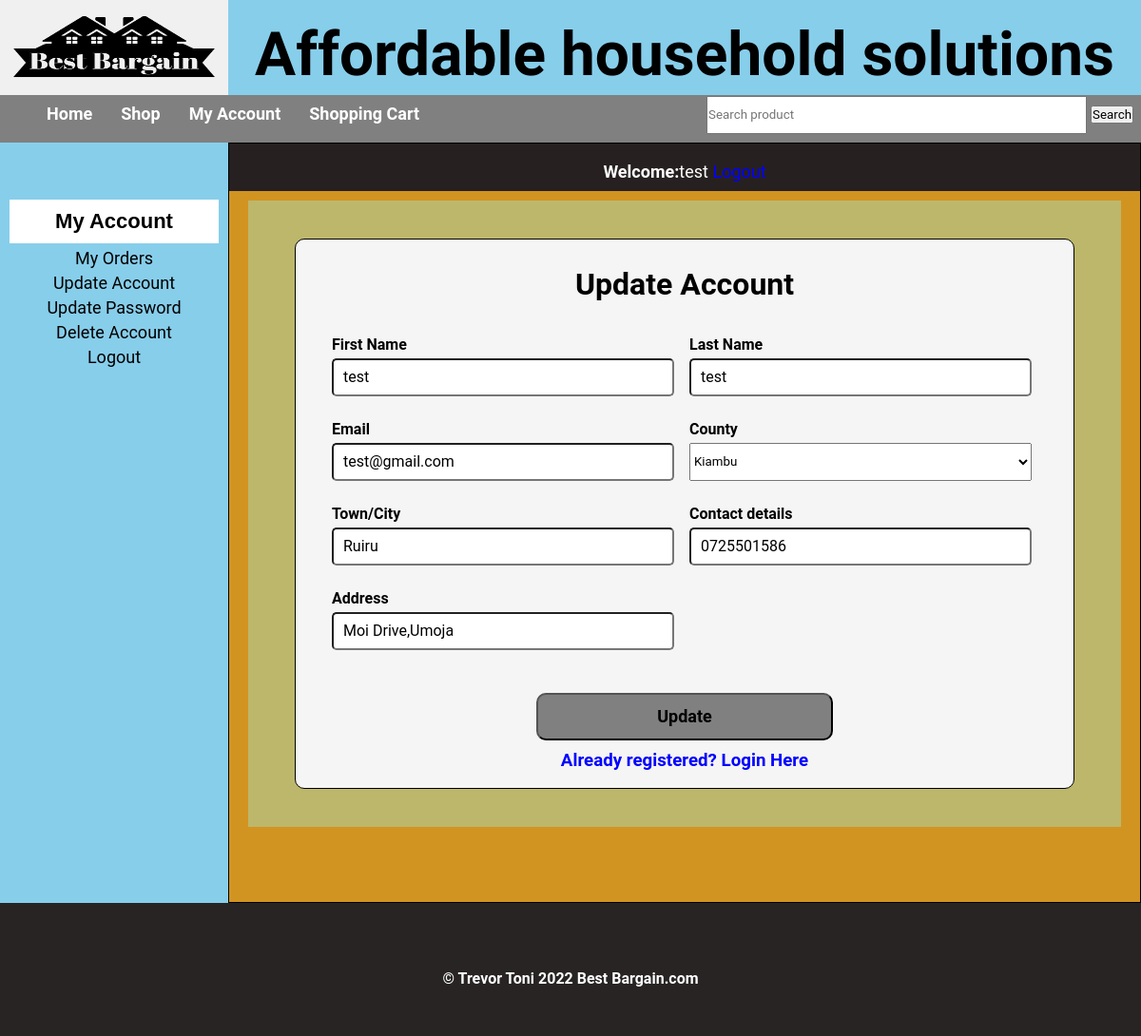
Screenshot of /customer/my_account.php?edit_account (signed in) with the database file from the repository.
### tables this page shows
CREATE TABLE `customers` (
  `customer_id` int(10) NOT NULL,
  `customer_ip` varchar(255) NOT NULL,
  `customer_fname` text NOT NULL,
  `customer_lname` text NOT NULL,
  `customer_email` varchar(255) NOT NULL,
  `customer_pass` varchar(255) NOT NULL,
  `customer_county` text NOT NULL,
  `customer_city` text NOT NULL,
  `customer_contact` varchar(255) NOT NULL,
  `customer_address` text NOT NULL
);

### customer/edit_account.php (the view, shortened to what this page needs)
<?php
   include "includes/db.php";
   $user =$_SESSION['customer_email'];
   $get_customer = "SELECT * FROM  customers WHERE customer_email = '$user' ";
   $run_customer = mysqli_query($con,$get_customer);
   $row_customer = mysqli_fetch_array($run_customer);
   $fname =  $row_customer['customer_fname'];
   $lname =  $row_customer['customer_lname'];
   $email =  $row_customer['customer_email'];
   $county =  $row_customer['customer_county'];
   $city =  $row_customer['customer_city'];
   $contact =  $row_customer['customer_contact'];
   $address =  $row_customer['customer_address'];
?>
               <div class="register_form_container">
                   <form action="" method="post" >
                       <div class="register_form_header">
                           <h1>Update Account</h1>
                       </div>
                       <div class="register_form_input_control_box">
                           <div class="register_input_control">
                               <label for="customer_fname">First Name</label>
                               <input type="text" name="customer_fname" value="<?php echo $fname ?>" placeholder="Enter your first name" required>
                           </div>
                           <div class="register_input_control">
                               <label for="customer_lname">Last Name</label>
                               <input type="text" name="customer_lname" value="<?php echo $lname ?>" placeholder="Enter your last name" required>
                           </div>
                           <div class="register_input_control">
                               <label for="customer_email">Email</label>
                               <input type="email" name="customer_email" value="<?php echo $email ?>" placeholder="Enter email" required>
                           </div>
                           <div class="register_input_control">
                               <label for="customer_county">County</label>
                               <select style="height:40px" type="text" name="customer_county" placeholder="Enter county of residence" required>
                                   <option> <?php echo $county; ?> </option>
                               </select>
                           </div>
                           <div class="register_input_control">
                               <label for="customer_city">Town/City</label>
                               <input type="text" name="customer_city" value="<?php echo $city ?>" placeholder="Enter city of residence" required>
                           </div>
                           <div class="register_input_control">
                               <label for="customer_contact">Contact details</label>
                               <input type="text" name="customer_contact" value="<?php echo $contact ?>" placeholder="Enter phone number" required>
                           </div>
                           <div class="register_input_control">
                               <label for="customer_address">Address</label>
                               <input type="text" name="customer_address" value="<?php echo $address ?>" placeholder="Enter your address" required>
                           </div>
                       </div>
                       <div class="register_button_container">
                           <button class="register_button" type="submit" name="update" value="Update Account">Update</button>
                       </div>
                       <h3><a href="customer_login.php">Already registered? Login Here</a></h3>
                   </form>
               </div>

### customer/my_account.php (shortened to what this page needs)
<?php
include "functions/functions.php";
?>
<!DOCTYPE html>
<html lang="en">
<head>
    <link rel="stylesheet" type="text/css" href="styles/style.css">
</head>
<body>
    <div class="main_wrapper">
        <div class="header_wrapper">
            <a href="../index.php"><img id="logo" src="images/Best Bargain5.png" /></a>
            <div id="banner">
                <h1>Affordable household solutions</h1>
            </div>
            <div class="menubar">
                <ul id="menu">
                    <li><a href="../index.php">Home</a></li>
                    <li><a href="../all_products.php">Shop</a></li>
                    <?php
                    if (isset($_SESSION['customer_email'])) {
                    ?>
                        <li><a href="../customer/my_account.php">My Account</a></li>
                    <?php
                    }
                    ?>
                    <li><a href="../cart.php">Shopping Cart</a></li>
                </ul>
                <div id="form">
                    <form method="get" action="../results.php" enctype="multipart/form-data">
                        <input class="search_input_box" style="height:40px;" type="text" name="user_query" placeholder="Search product  " />
                        <input type="submit" name="search" value="Search" />
                    </form>
                </div>
            </div>
        </div>
        <div class="content_wrapper">
            <?php
            if (isset($_SESSION['customer_email'])) {
            ?>
                <div id="sidebar">
                    <div id="sidebar_title">My Account</div>
                    <ul id="cats">
                        <li><a href="my_account.php?my_orders">My Orders</a></li>
                        <li><a href="my_account.php?edit_account">Update Account</a></li>
                        <li><a href="my_account.php?update_password">Update Password</a></li>
                        <li><a href="my_account.php?delete_account">Delete Account</a></li>
                        <li><a href="logout.php">Logout</a></li>
                    </ul>
                </div>
                <div id="content_area">
                    <div id="shopping_cart">
                        <div id="shopping-cart-span">
                            <?php
                            if (isset($_SESSION['customer_email'])) {
                                $customer_email = $_SESSION['customer_email'];
                                $select_name = "SELECT * FROM customers WHERE customer_email = '$customer_email' ";
                                $run_fname = mysqli_query($con, $select_name);
                                $row_fname = mysqli_fetch_array($run_fname);
                                $customer_fname = $row_fname['customer_fname'];
                                echo "<b>Welcome:</b>" . $customer_fname . "<b style='color:yellow'></b>";
                            } else {
                                echo "<b>Welcome Guest</b>";
                            }
                            ?>
                            <?php
                            if (!isset($_SESSION['customer_email'])) {
                                echo "<a href='checkout.php' style='color:blue; text-decoration:none;'>Login</a>";
                            } else {
                                echo "<a href='logout.php' style='color:blue; text-decoration:none'>Logout</a>";
                            }
                            ?>
                        </div>
                    </div>
                    <div id="products_box" style="justify-content:center;display:flex;flex-direction:column;">
                        <?php
                        if (isset($_GET['edit_account'])) {
                            include("edit_account.php");
                        }
                        ?>
                    </div>
                </div>
        </div>
    <?php  } ?>
    <div id="footer">
        <h4>&copy; Trevor Toni 2022 Best Bargain.com</h4>
    </div>
    </div>
</body>
</html>

### customer/styles/style.css (style rules this page uses)
* { margin: 0; padding: 0; box-sizing: border-box; font-family: 'Roboto', 'sans-serif'; }
body { background: skyblue; }
.main_wrapper { width: 100%; height: auto; margin: auto; height: 100%; }
.header_wrapper { width: 100%; height: 150px; }
#logo { float: left; height: 100px; width: 20% }
#banner { float: right; height: 100px; width: 80%; text-align: center; font-size: xx-large; font-weight: bold; padding: 20px; }
#banner h1 { font-family: 'Beau Rivage', 'cursive'; }
.menubar { width: 100%; height: 50px; background: gray; color: white; clear: both; position: sticky; top: 0; }
#menu { padding: 0; margin: 0; line-height: 40px; float: left; padding-left: 3%; font-weight: bold; }
#menu li { list-style: none; display: inline; }
#menu li a { text-decoration: none; color: white; padding: 8px; margin: 5px; font-size: 18px; font-family: 'Comic', 'sans-serif', 'Roboto'; }
#form { float: right; padding-right: 8px; line-height: 40px; }
#form .search_input_box { width:400px; }
.content_wrapper { width: 100%; max-height: fit-content; margin: auto; background-color: azure; margin-top: 0; }
#sidebar { width: 20%; float: left; padding: 5% 10px 0 10px; }
#sidebar_title { background-color: white; color: black; font-size: 22px; font-family: arial; padding: 10px; text-align: center; font-weight: bold; }
#cats { text-align: center; }
#cats li { list-style: none; margin: 5px; }
#cats li a { color: black; padding: 8px; margin: 5px; text-align: center; font-size: 18px; text-decoration: none; font-family: 'Comic', 'sans-serif', 'Roboto'; }
#content_area { width: 80%; min-height: 800px; float: right; background-color: rgb(210, 148, 33); border: 1px solid black; }
#shopping_cart { width: 100%; height: 50px; background-color: rgb(39, 32, 32); color: white; padding: 15px; text-align: center; padding: 10px; float: center; font-size: 18px; padding: 5px; line-height: 40px; }
#shopping-cart-span { padding:5px; max-width:fit-content; width:100%; margin:auto; height:100%; }
#products_box { text-align: center; margin:10px 20px 0 20px; display:flex; flex-wrap: wrap; flex-direction: row; padding:10px; background-color:darkkhaki; }
.register_form_container { width: 820px; height: 700px; max-height: fit-content; margin: 30px auto 30px; border: 1px solid; border-radius: 10px; padding: 2% 20px 2% 20px; background-color: whitesmoke; }
.register_form_container form { height: 100%; border-radius: 10px; }
.register_form_header { height: fit-content; font-weight: bold; font-family: 'Roboto', 'sans-serif'; text-align: center; color: black; padding: 10px; margin-bottom: 15px; }
.register_form_input_control_box { display: flex; flex-direction: row; flex-wrap: wrap; margin-bottom: 10px; padding: 10px; }
.register_input_control { width: 360px; margin: 0 8px 15px 8px; display: flex; flex-direction: column; }
.register_input_control label { font-family: 'Roboto', 'sans-serif'; width: 100%; text-align: left; margin-bottom: 5px; font-weight: bold; }
.register_input_control input { border-radius: 5px; margin-bottom: 10px; width: 100%; height: 40px; padding: 10px; font-size: medium; }
.register_button_container { margin-bottom: 10px; display: inline-flex; height: 50px; width: 100%; }
.register_button_container button { color: black; width: 40%; height: inherit; margin: auto; transition: ease-in-out 0.5s; cursor: pointer; border-radius: 10px; font-weight: bold; font-family: 'Roboto', 'sans-serif'; font-size: large; background-color: gray; }
.register_form_container h3 { text-align: center; }
.register_form_container h3 a { text-decoration: none; color: blue; }
#footer { width: 100%; height: 140px; background-color: rgb(40, 36, 36); clear: both; position:relative; bottom:0; left: 0; color: white; }
#footer h4 { text-align: center; padding-top: 70px; }

### rows the page displays
customers: customer_fname "test", customer_lname "test", customer_email "test@gmail.com", customer_county "Kiambu", customer_city "Ruiru", customer_contact "0725501586", customer_address "Moi Drive,Umoja"
